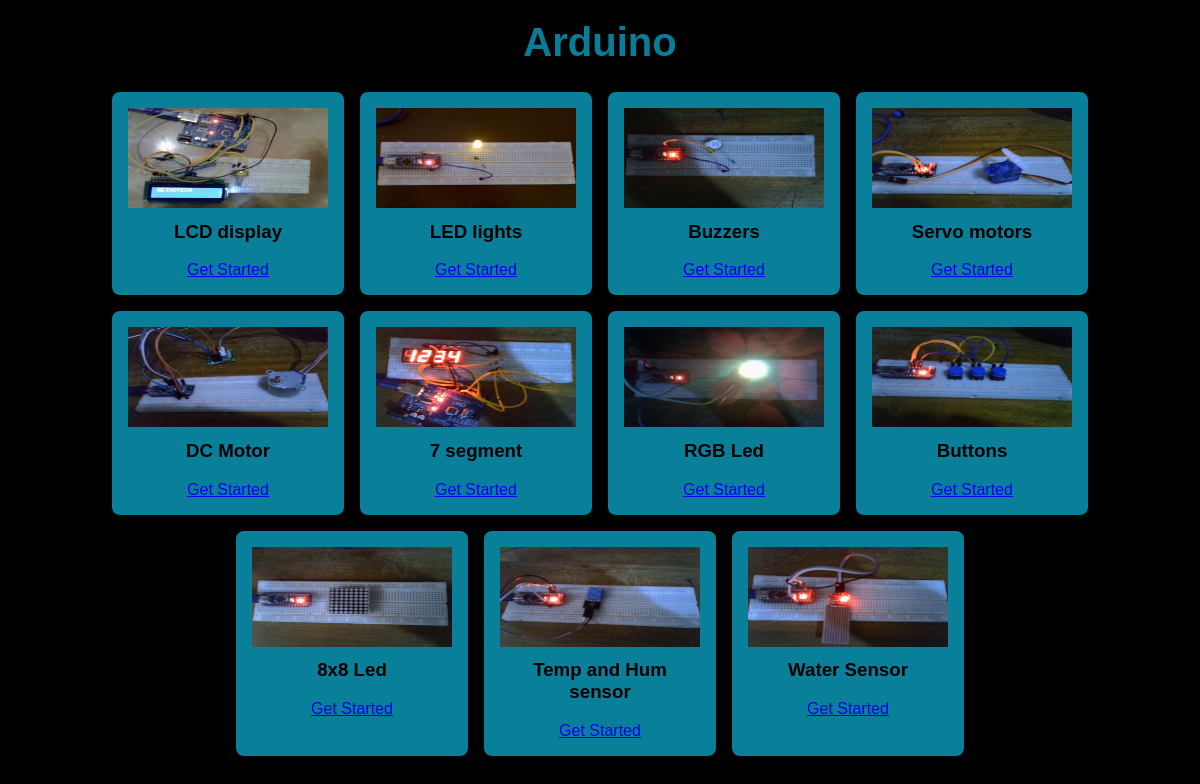
Screenshot of /prolan/ with the database file from the repository.
### arduino_app/models.py (models this page shows)
class ProgrammingLanguage(models.Model):
    name = models.CharField(max_length=100)
    description = models.TextField(blank=True)
    icon = models.ImageField(upload_to='icons/')  # Requires `Pillow` library for image handling
    link = models.URLField()

### arduino_app/views.py (the view)
# urls.py: path('prolan/', views.prolan, name='prolan'),
def prolan(request):
    languages = ProgrammingLanguage.objects.all()
    return render(request, 'prolan.html', {'languages': languages})

### templates/prolan.html (shortened to what this page needs)
<!DOCTYPE html>
<html lang="en">
  <head>
    {% load static %}
    <link rel="stylesheet" href="{% static 'css/style02.css' %}" />
  </head>
  <body>
    <h1>Arduino</h1>
    <div class="card-container">
      {% for language in languages %}
      <div class="card" onclick="openModal('{{ language.name }}')">
        <img src="{{ language.icon.url }}" alt="{{ language.name }} Icon" />
        <h3>{{ language.name }}</h3>
        <a href="{% url 'python_programming' language.name %}">Get Started</a>
      </div>
      {% endfor %}
    </div>
  </body>
</html>

### static/css/style02.css (style rules this page uses)
body { font-family: Arial, sans-serif; text-align: center; margin: 0; padding: 0; background-color: black; }
h1 { margin-top: 20px; font-size: 2.5em; color: rgb(7, 125, 151); }
.card-container { display: flex; flex-wrap: wrap; justify-content: center; gap: 16px; margin: 20px; }
.card { border-radius: 8px; width: 200px; padding: 16px; text-align: center; box-shadow: 0 4px 8px rgba(0, 0, 0, 0.1); transition: transform 0.2s; background-color: rgb(9, 127, 154); }
.card img { width: 100%; height: 100px; margin-bottom: -10px; margin-left: 0px; margin-top: 0px; }

### rows the page displays
ProgrammingLanguage: icon (picture), name "LCD display"
ProgrammingLanguage: icon (picture), name "LED lights"
ProgrammingLanguage: icon (picture), name "Buzzers"
ProgrammingLanguage: icon (picture), name "Servo motors"
ProgrammingLanguage: icon (picture), name "DC Motor"
ProgrammingLanguage: icon (picture), name "7 segment"
ProgrammingLanguage: icon (picture), name "RGB Led"
ProgrammingLanguage: icon (picture), name "Buttons"
ProgrammingLanguage: icon (picture), name "8x8 Led"
ProgrammingLanguage: icon (picture), name "Temp and Hum sensor"
ProgrammingLanguage: icon (picture), name "Water Sensor"
